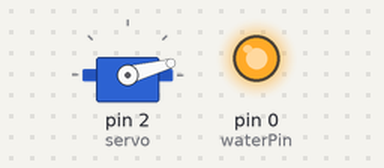
A sketch run on a simulated Arduino Uno, built with avr-gcc and run on an emulated ATmega328P. Shown: servo, output pins drawn as LEDs (lit = HIGH).

Above: at 1.26 s.
At 3.85 s:
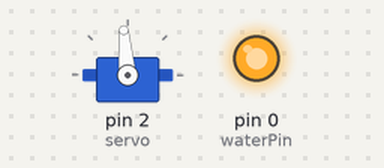
At 6.6 s:
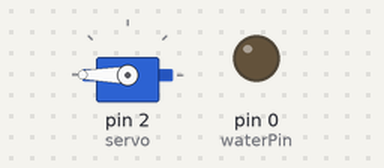
At 13.4 s:
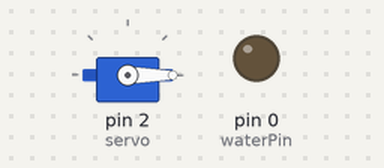
Timing chart, 0 to 14.9 s (numbered marks = the images above):
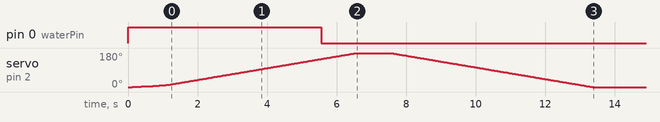

The sketch:

IrrigationRotation.ino
```cpp
#include <Servo.h>

Servo servo;
int minPulseWidth = 500;
int maxPulseWidth = 2500;
int pulseWidthDiff = maxPulseWidth - minPulseWidth;
int numSecondsToWater = 6;
int delayMilliPerDegreeWater = numSecondsToWater * 1000 / 360.0;

int numSecondsToReturn = 6;
int waterPin = 0; // D3

void setup() {
  // setup and turn on water
  pinMode(waterPin, OUTPUT);
  servo.attach(2, minPulseWidth, maxPulseWidth); // D4
}

void loop() {
  waterAndRotateCounterClockwise();

  delay(1000);

  resetRotation();

  // pause until power cuts out
  delay(1000 * 60 * 60);
}

void waterAndRotateCounterClockwise() {
  digitalWrite(waterPin, HIGH);

  int degreeToIncrement = 2;

  // SLOW START ROTATION START
  for (float angle = 0; angle < 8; angle += degreeToIncrement) {
    servo.writeMicroseconds((angle / 360.0 * pulseWidthDiff) + minPulseWidth);
    delay(delayMilliPerDegreeWater * degreeToIncrement * 4);
  }

  for (float angle = 8; angle < 16; angle += degreeToIncrement) {
    servo.writeMicroseconds((angle / 360.0 * pulseWidthDiff) + minPulseWidth);
    delay(delayMilliPerDegreeWater * degreeToIncrement * 3);
  }

  for (float angle = 16; angle < 24; angle += degreeToIncrement) {
    servo.writeMicroseconds((angle / 360.0 * pulseWidthDiff) + minPulseWidth);
    delay(delayMilliPerDegreeWater * degreeToIncrement * 2);
  }
  // SLOW START ROTATION END

  // angle starts from end of slow rotation
  for (float angle = 24; angle < 360; angle += degreeToIncrement) {
    servo.writeMicroseconds((angle / 360.0 * pulseWidthDiff) + minPulseWidth);
    turnOffWaterIfEnding(angle);
    delay(delayMilliPerDegreeWater * degreeToIncrement);
  }

  servo.writeMicroseconds(maxPulseWidth);
}

void turnOffWaterIfEnding(int angle) {
  // turn water pressure off 1 second before end of irrigation period, remaining pressure in pipe is enough to finish
    int turnOffWaterDegrees = 360 - (1000 / delayMilliPerDegreeWater);
    if (angle >= turnOffWaterDegrees) {
      digitalWrite(0, LOW);
    }
}

void resetRotation() {
    int delayMilliPerDegreeReturn = numSecondsToReturn * 1000 / 360.0;
  for (float angle = 360; angle > 0; angle -= 1) {
    servo.writeMicroseconds((angle / 360.0 * pulseWidthDiff) + minPulseWidth);
    delay(delayMilliPerDegreeReturn);
  }

  servo.writeMicroseconds(minPulseWidth);
}
```

Measured:
- by itself, pin 0 (waterPin): LOW → HIGH at 0.00 s, → LOW 5.6 s later
- by itself, servo on pin 2 (servo): rises from 0° to 180° in 6.4 s, then falls to 0° in 6.8 s
